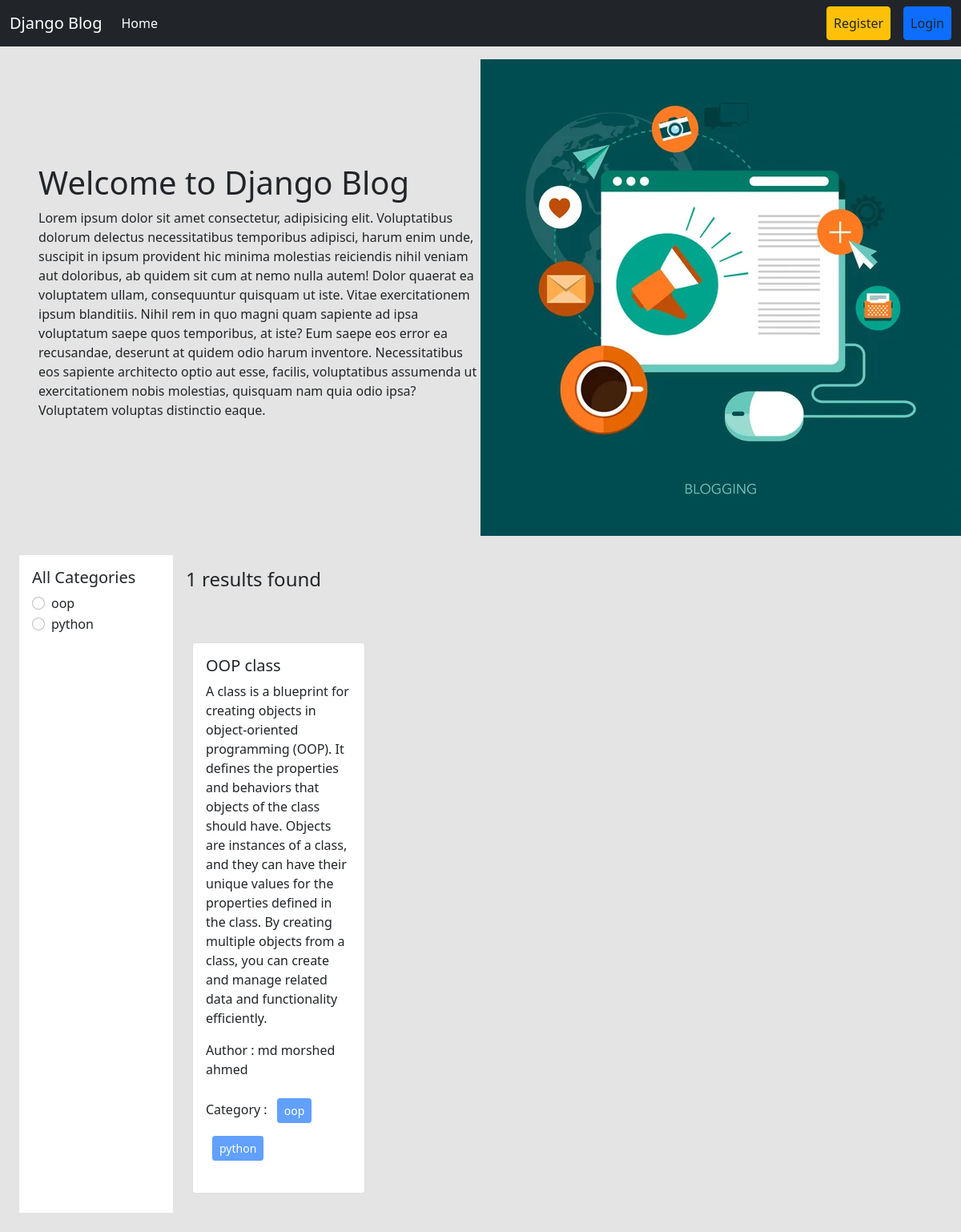
Before: / with the older database file.
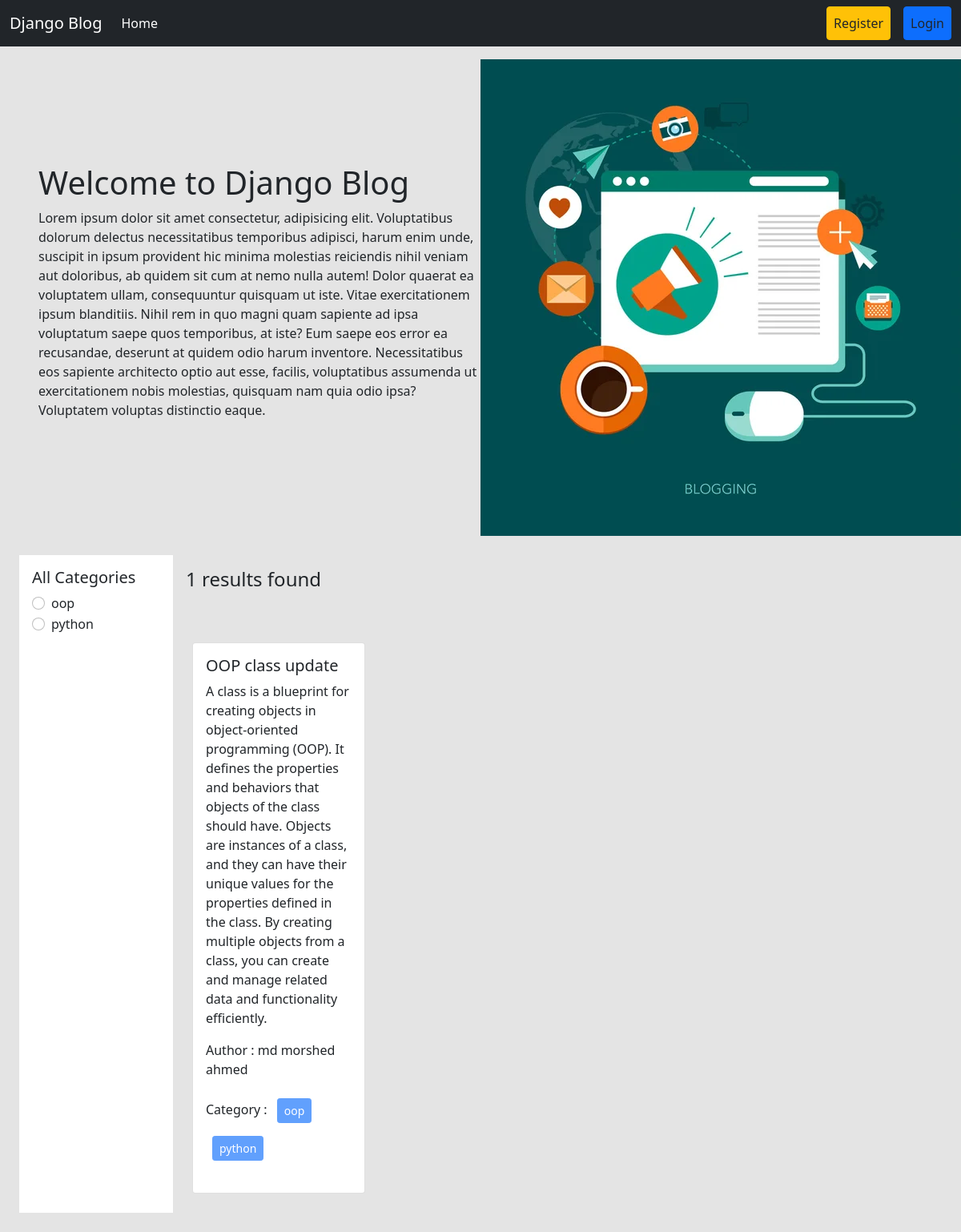
After: the same page with the newer database file.
### categories/models.py (models this page shows, shortened)
class Category(models.Model):
    name = models.CharField(max_length=100)
    slug = models.SlugField(max_length=100,unique=True, null=True, blank=True)

### posts/models.py (models this page shows, shortened)
class Post(models.Model):
    title = models.CharField(max_length=50)
    content = models.TextField()
    category = models.ManyToManyField(Category) # ekta post multiple categorir moddhe thakte pare abar ekta categorir moddhe multiple post thakte pare
    author = models.ForeignKey(User, on_delete=models.CASCADE)

### blog_project/views.py (the view, shortened to what this page needs)
# urls.py: 2. Add a URL to urlpatterns:  path('', views.home, name='home')
def home(request, category_slug = None): # initially dhore nicchi je category_slug None thakbe karon hocche user first time home page e asle se normal page dekhbe, se filter korte chaile category te click korlei sei category er slug ta capture korbo ar seta tokhn ar None thakbe na
    data = Post.objects.all() # sob post gula ke niye aslam
    categories = Category.objects.all() # sob category dekhabo
    return render(request, 'home.html', {'data' : data, 'category' : categories})

### templates/home.html
{% extends 'base.html' %}
{% load static %}
{% block content %}
<div class="d-flex flex-wrap px-5 pt-3 align-items-center">
  <div class="col-6">
    <h1>Welcome to Django Blog</h1>
    <p>Lorem ipsum dolor sit amet consectetur, adipisicing elit. Voluptatibus dolorum delectus necessitatibus temporibus adipisci, harum enim unde, suscipit in ipsum provident hic minima molestias reiciendis nihil veniam aut doloribus, ab quidem sit cum at nemo nulla autem! Dolor quaerat ea voluptatem ullam, consequuntur quisquam ut iste. Vitae exercitationem ipsum blanditiis. Nihil rem in quo magni quam sapiente ad ipsa voluptatum saepe quos temporibus, at iste? Eum saepe eos error ea recusandae, deserunt at quidem odio harum inventore. Necessitatibus eos sapiente architecto optio aut esse, facilis, voluptatibus assumenda ut exercitationem nobis molestias, quisquam nam quia odio ipsa? Voluptatem voluptas distinctio eaque.</p>
  </div>
  <div class="col-6">
<img src="{% static 'header.jpg' %}" />
  </div>
</div>
<div class="d-flex flex-wrap p-4">
  <div class="col-2 bg-white p-3" >
    <h5>All Categories</h5>
    {% for cat in category %}
    <div class="form-check">
      <input
        class="form-check-input"
        type="radio"
        name="category"
        id="{{cat.id}}"
      />
      <label class="form-check-label" for="{{cat.id}}">
        <a href="{% url 'category_wise_post' cat.slug %}" class="text-decoration-none text-dark" >{{cat.name}}</a>
      </label>
    </div>
    {% endfor %}
  </div>
  <div class="col-10 p-3">
    <h4>{{data | length}} results found</h4>
    <div class="d-flex flex-wrap pt-5">
      {% for post in data %}
      <div class="col-sm-3">
        <div class="card m-2">
          <div class="card-body">
            <h5 class="card-title">{{post.title}}</h5>
            <p class="card-text">{{post.content}}</p>
            <p>Author : {{post.author.first_name}} {{post.author.last_name}}</p>
            <p>
              Category : {% for cat in post.category.all %}
              <button class="btn btn-primary btn-sm m-2" disabled>
                {{cat.name}}
              </button>
              {% endfor %}
            </p>
          </div>
        </div>
      </div>
      {% endfor %}
    </div>
  </div>
</div>
{% endblock %}

### templates/base.html (shortened to what this page needs)
<!DOCTYPE html>
<html lang="en">
  <head>
    <link
      href="https://cdn.jsdelivr.net/npm/bootstrap@5.0.2/dist/css/bootstrap.min.css"
      rel="stylesheet"
    />
  </head>
  <body style="background-color : #e4e4e4">
    <nav class="navbar navbar-expand-lg navbar-dark bg-dark">
      <div class="container-fluid">
        <a class="navbar-brand" href="{% url 'homepage' %}">Django Blog</a>
        <div class="collapse navbar-collapse" id="navbarSupportedContent">
          <ul class="navbar-nav me-auto mb-2 mb-lg-0">
            <li class="nav-item">
              <a
                class="nav-link active"
                aria-current="page"
                href="{% url 'homepage' %}"
                >Home</a
              >
            </li>
          </ul>
          <div class="d-flex">
            <ul class="navbar-nav me-auto mb-2 mb-lg-0">
              {% if request.user.is_authenticated %}
              <li class="nav-item mx-3">
                <a
                  class="nav-link btn btn-warning text-dark"
                  href="{% url 'profile' %}"
                  >Profile</a
                >
              </li>
              <li class="nav-item mx-3">
                <a
                  class="nav-link btn btn-danger text-dark"
                  href="{% url 'user_logout' %}"
                  >Logout</a
                >
              </li>
              {% else %}
              <li class="nav-item mx-3">
                <a
                  class="nav-link btn btn-warning text-dark"
                  href="{% url 'register' %}"
                  >Register</a
                >
              </li>
              <li class="nav-item">
                <a
                  class="nav-link btn btn-primary text-dark"
                  href="{% url 'user_login' %}"
                  >Login</a
                >
              </li>
              {% endif %}
            </ul>
          </div>
        </div>
      </div>
    </nav>
    {% block content %} {% endblock %}
  </body>
</html>

Changed rows visible on the page:
changed Post "md morshed": title "OOP class" → "OOP class update"
